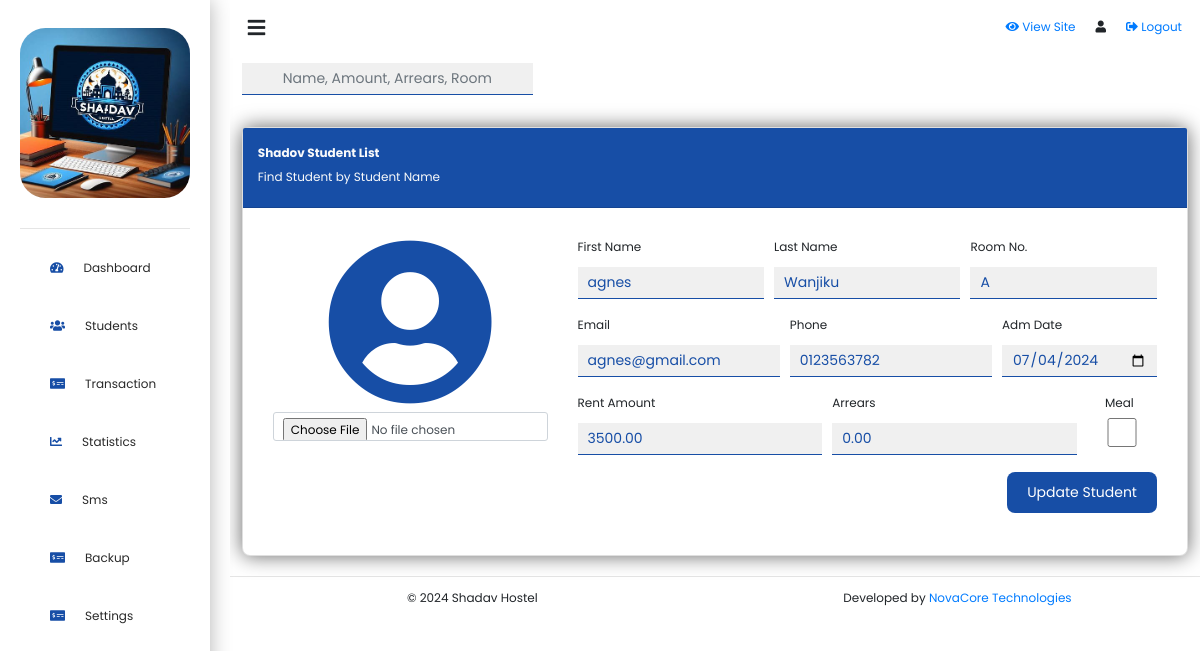
The page /edit_student/1/ on the database its author committed.
### Tenants/models.py (models this page shows, shortened)
class Student(models.Model):
    user = models.OneToOneField(User, on_delete=models.CASCADE)
    room_number = models.CharField(max_length=10)
    rent_amount = models.DecimalField(max_digits=10, decimal_places=2, default=4000.00)
    has_food = models.BooleanField(default=False)
    arrears = models.DecimalField(max_digits=10, decimal_places=2, default=0.00)
    adm_date = models.DateField(null=True)
    number = models.CharField(max_length=15, null=True)

### Admin/views.py (the view, shortened to what this page needs)
# urls.py: path('edit_student/<int:student_id>/', edit_student, name='edit_student'),
def edit_student(request, student_id):
    student = Student.objects.get(id=student_id)
    context = {
        "student": student,
    }
    return render(request, 'edit_student.html', context)

### Admin/templates/edit_student.html (shortened to what this page needs)
{% extends "base.html" %}
{% block content %}
<div class="student_content px-3">
    <div class="d-flex justify-content-between align-items-center">
        <div class="search_form">
            <div class="form-group">
                <input type="text" class="form-control input_outline text-center" placeholder="Name, Amount, Arrears, Room">
            </div>
        </div>
    </div>
    <div class="tab_content_container w-100">
        <div class="find_student tab_container w-100">
            <div class="customCard card w-100 position-relative">
                <div class="card-header text-light">
                    <h3><b>Shadov Student List</b></h3>
                    <p>Find Student by Student Name</p>
                </div>
                <div class="card-body position-relative">
                    <div class="content editStudent_content">
                        <div class="card-body position-relative">
                        <form method="post" enctype="multipart/form-data" >
                            <div class="row">
                                <div class="col-12 col-md-4">
                                    <div class="form-group text-center">
                                        <i class="fa fa-user-circle" id="profile_pic_icon"></i>
                                        <input type="file" name="profile" id="profile" class="form-control mt-2" accept="image/*">
                                    </div>
                                </div>
                                <div class="col-12 col-md-8">
                                    <div class="student_info">
                                        <div class="form-group">
                                            <label for="fullname">First Name</label>
                                            <input type="text" name="first_name" class="form-control input_outline" placeholder="First Name" value="{{ student.user.first_name}}">
                                        </div>
                                        <div class="form-group">
                                            <label for="fullname">Last Name</label>
                                            <input type="text" name="last_name" class="form-control input_outline" placeholder="Last Name"  value="{{ student.user.last_name}}">
                                        </div>
                                        <div class="form-group">
                                            <label for="room">Room No.</label>
                                            <input type="text" name="room_number" class="form-control input_outline" placeholder="Room No." value="{{ student.room_number}}">
                                        </div>
                                    </div>
                                    <div class="student_info">
                                        <div class="form-group">
                                            <label for="email">Email</label>
                                            <input type="email" name="email" class="form-control input_outline" placeholder="Email" value="{{ student.user.email}}">
                                        </div>
                                        <div class="form-group">
                                            <label for="phone">Phone</label>
                                            <input type="text" name="phone" class="form-control input_outline" placeholder="Phone" value="{{ student.number}}">
                                        </div>
                                        <div class="form-group">
                                            <label for="adm">Adm Date</label>
                                            <input type="date" name="adm_date" class="form-control input_outline" value="{{ student.adm_date|date:'Y-m-d' }}">
                                        </div>
                                    </div>
                                    <div class="student_info">
                                        <div class="form-group">
                                            <label for="rent">Rent Amount</label>
                                            <input type="text" name="rent_amount" class="form-control input_outline" value="{{ student.rent_amount }}">
                                        </div>
                                        <div class="form-group">
                                            <label for="arrears">Arrears</label>
                                            <input type="text" name="arrears" class="form-control input_outline" value="{{ student.arrears }}">
                                        </div>
                                        <div class="form-group">
                                            <label for="meal" class="mx-4">Meal</label>
                                            <input type="checkbox" name="has_food" class="form-control" style="width: 70px;" {% if student.has_food %} checked {% endif %}>
                                        </div>
                                    </div>
                                    <div class="form-group d-flex justify-content-end">
                                        <button type="submit" class="btn add_student custom_btn" style="font-size: 14px">Update Student</button>
                                    </div>
                                </div>
                            </div>
                        </form>
                        </div>
                    </div>
                </div>
            </div>
        </div>
    </div>
</div>
{% endblock %}

### Admin/static/style.css (style rules this page uses)
:root { --primary: "#174EA6"; }
* { margin: 0; padding: 0; box-sizing: border-box; font-size: 12px; }
body { font-family: 'Poppins', sans-serif; margin: 0; padding: 0; box-sizing: border-box; }
.customCard { box-shadow: 0 0 10 rgba(0, 0, 0, 0.5); }
.input_outline { border: none; border-bottom: 1px solid #174EA6; background: rgb(240, 240, 240); color: #174EA6; font-size: 14px; border-radius: 0; padding: 10px; margin: 5px 0; }
.card { box-shadow: 0 0 20px rgba(0, 0, 0, 0.6); border-radius: 8px; }
.card-header { background-color: #174EA6; }
.custom_btn { background: #174EA6; color: #ffffff; padding: 5px 20px; border: none; border-radius: 8px; font-size: 14px; cursor: pointer; }
.tab_container { display: flex; gap: 20px; margin: 20px 0; }

### Admin/templates/edit_student.html (style rules this page uses)
.custom_btn { background: #174EA6; color: white; padding: 10px 20px; border: none; border-radius: 8px; font-size: 20px; cursor: pointer; }
.student_info { display: flex; flex-direction: row; justify-content: space-between; gap: 10px; columns: 3; }
.fa-user-circle { font-size: 14em; color: #174EA6; }

### rows shown on the page
Student: first_name "agnes", last_name "Wanjiku", room_number "A", email "agnes@gmail.com", phone "0123563782", adm_date "07/04/2024", rent_amount "3500.00", arrears "0.00"
